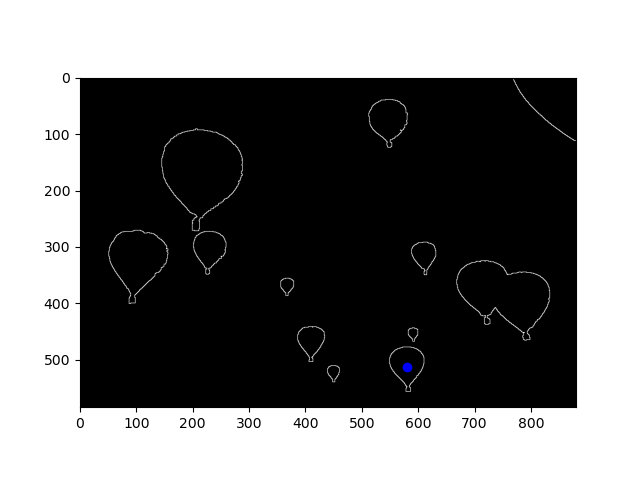
#> input picture Lab 3/test.png, 640 x 480 px, found by its file name
$ python main.py
#> lines starting #> are read from the running program, lines starting #| are printed output that depends on the picture; after the words box and inside, x2 and y2 are one past the last pixel; in counts of white or black regions, pixels touching at a corner belong together
from skimage import io, color
import matplotlib.pyplot as plt
import matplotlib.transforms as transforms
from skimage.filters import threshold_otsu
import numpy as np
from skimage import data

plt.rcParams.update({'font.size': 18})

image_color = io.imread('test.png')
#> image_color is the input picture: shape (480, 640, 4); mean R, G, B, A 118.7, 118.7, 118.8, 255
print(np.shape(image_color))
#| (480, 640, 4)
image_grayscale = (color.rgb2gray(image_color)*255.).astype(int)
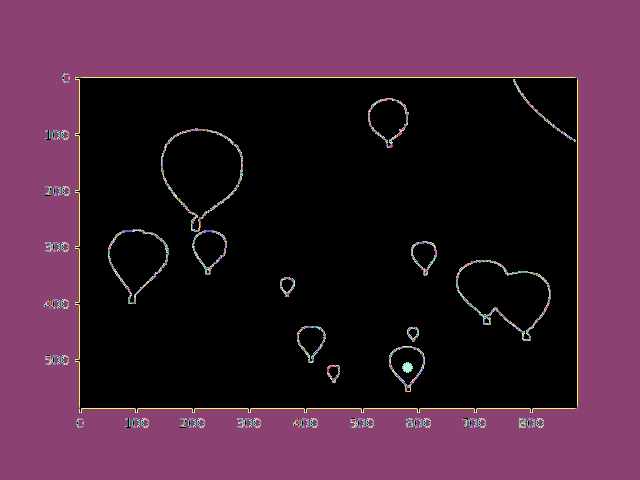
#> image_grayscale: shape (480, 640) int64; 221 distinct labels, from 0 to 255; one colour per label, 0 black
pixel_intensities, pixel_counts = np.unique(image_grayscale, return_counts=True)
#> pixel_intensities = 221 values from 0 to 255; pixel_counts = 221 values, max 160323 at index 0, min 1 at index 177, mean 1390
threshold = threshold_otsu(image_grayscale)
#> threshold = 127
image_binary = image_grayscale<=threshold
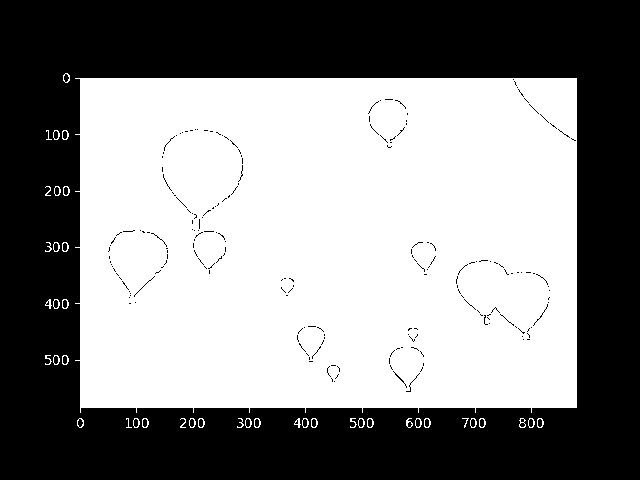
#> image_binary: shape (480, 640) bool; 53.4% white; 218 black regions (200 under 20 px), largest, box (x1, y1, x2, y2) and area: (0, 0, 640, 480) 141545, (63, 131, 67, 139) 28, (64, 187, 68, 195) 28

fig, axes = plt.subplots(nrows=2, ncols=2)

#Color image
axes[0,0].title.set_text('Color Image')
axes[0,0].imshow(image_color)

#Grayscale images
axes[0,1].title.set_text('Grayscale Image')
axes[0,1].imshow(image_grayscale, cmap='gray')


#Histogram
axes[1,0].title.set_text('Histogram')
axes[1,0].set_xlabel('Pixel Intensity')
axes[1,0].set_ylabel('Pixel Count')

#Add threshold to histogram
l = axes[1,0].axvline(x=threshold, color='red', ls='--')
l.set_label('Intensity Threshold')
axes[1,0].text(threshold, 0, threshold, color='red')

#Plot histogram
axes[1,0].plot(pixel_intensities,pixel_counts)
axes[1,0].legend()


#Binary images
axes[1,1].title.set_text('Binary Image')
axes[1,1].imshow(image_binary,cmap='gray')

plt.show()
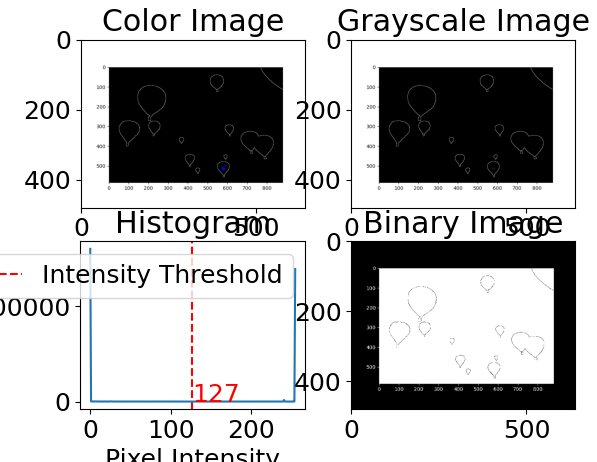
#> figure drawn by matplotlib, 4 panels; panel 3: curve peaks at x = 0, y = 160323

$ run again, with Lab 3/6. transform_balloons.png copied over Lab 3/test.png
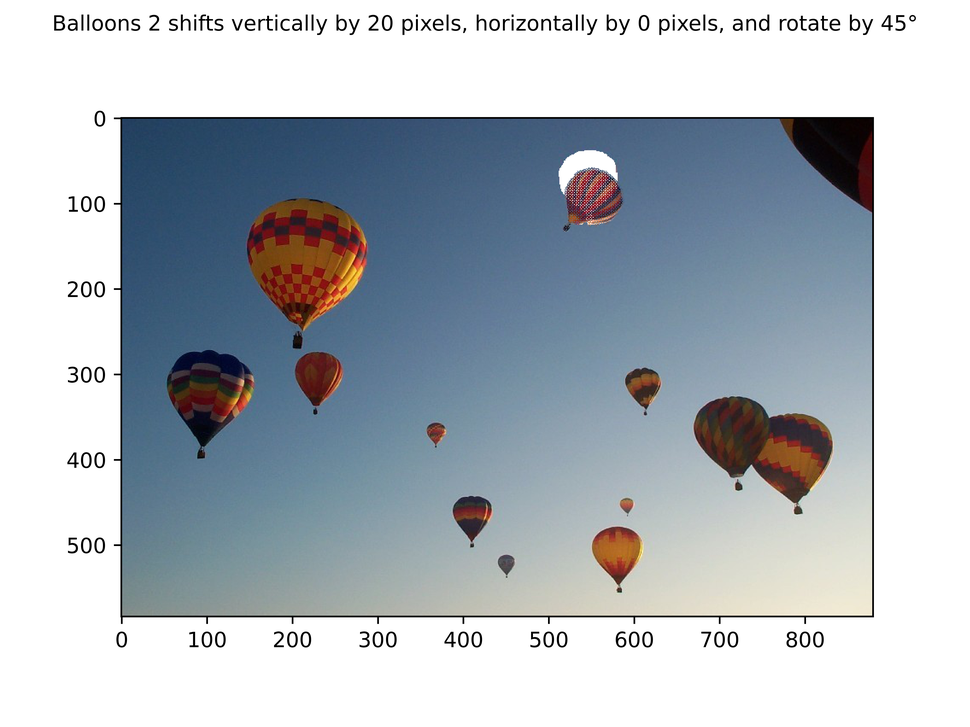
#> input picture Lab 3/6. transform_balloons.png, 970 x 727 px, shrunk from 6400 x 4800 before the run, found by its file name
#> image_color is the input picture: shape (727, 970, 4); mean R, G, B, A 177, 184.6, 191.8, 255
#| (727, 970, 4)
#> pixel_intensities = 256 values from 0 to 255; pixel_counts = 256 values, max 308033 at index 255, min 60 at index 241, mean 2754.6
#> threshold = 179
#> `image_binary = image_grayscale<=threshold`:
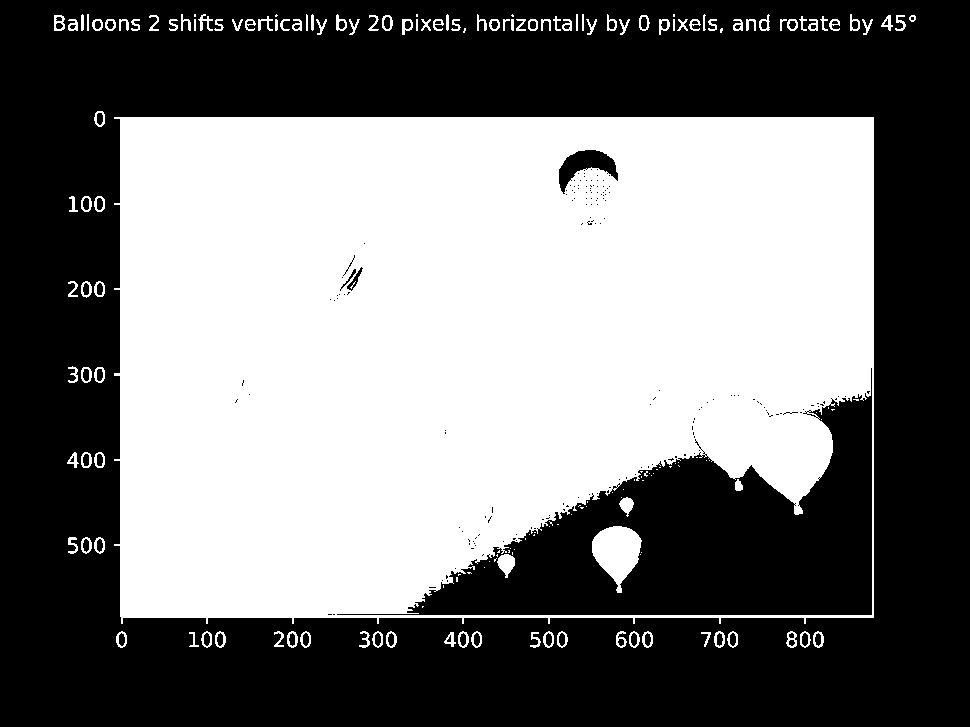
#> image_binary: shape (727, 970) bool; 47.2% white; 175 white regions (61 under 20 px), largest, box (x1, y1, x2, y2) and area: (114, 117, 874, 624) 322348, (592, 526, 642, 593) 2043, (497, 554, 515, 578) 272
#> `plt.show()`:
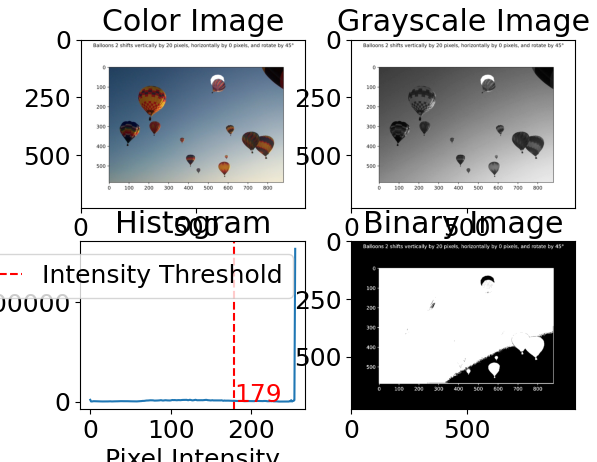
#> figure drawn by matplotlib, 4 panels; panel 3: curve peaks at x = 255, y = 308033
